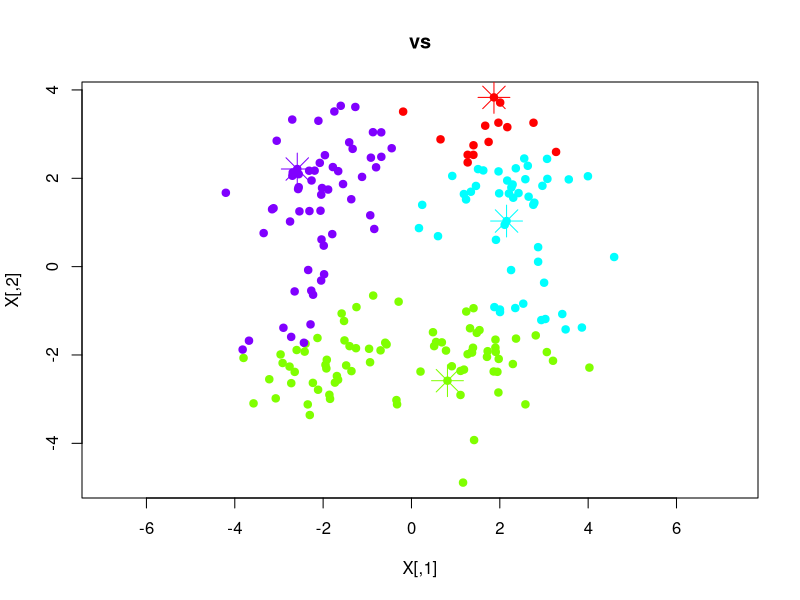
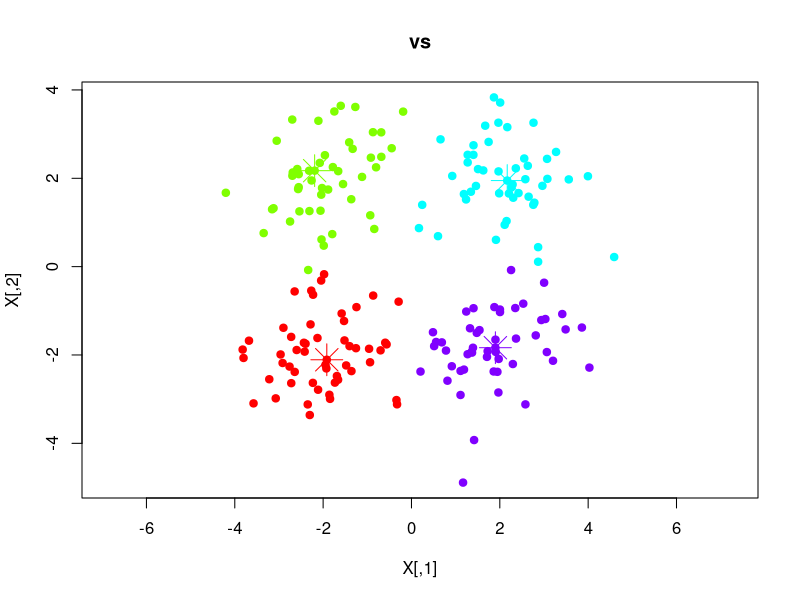
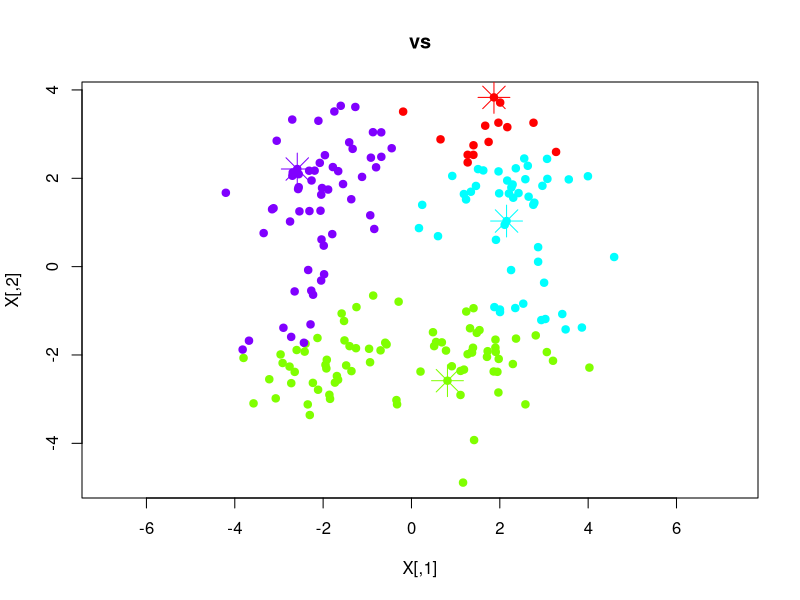
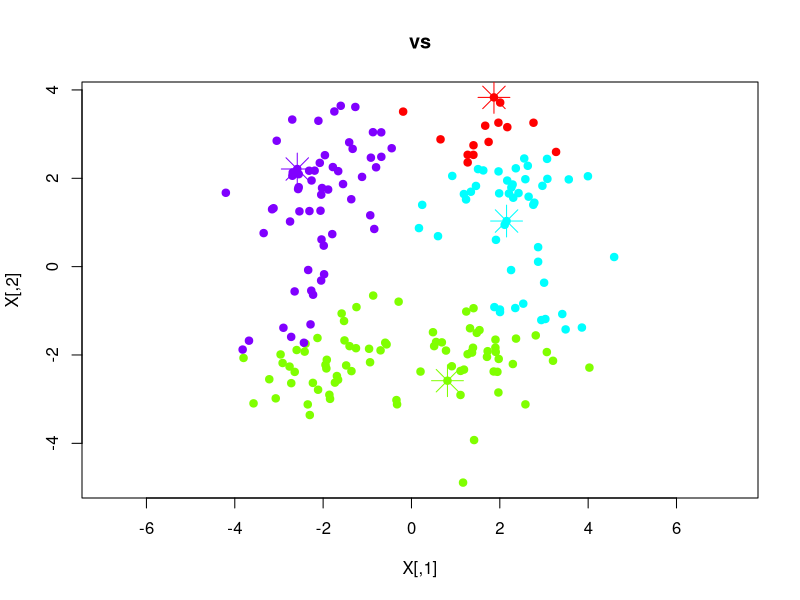
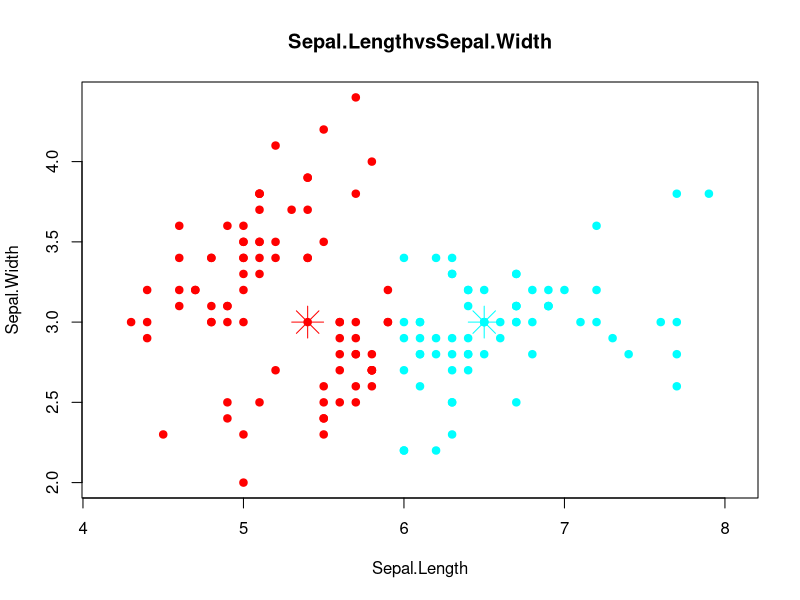
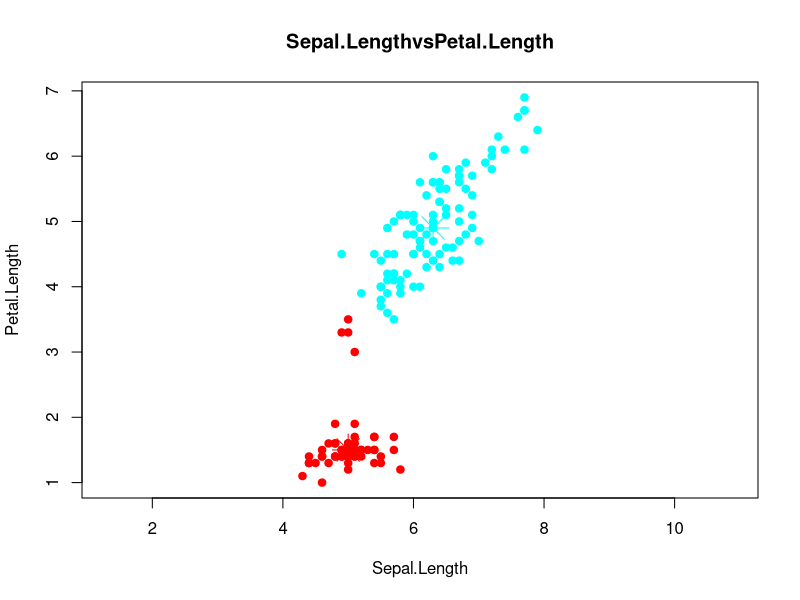
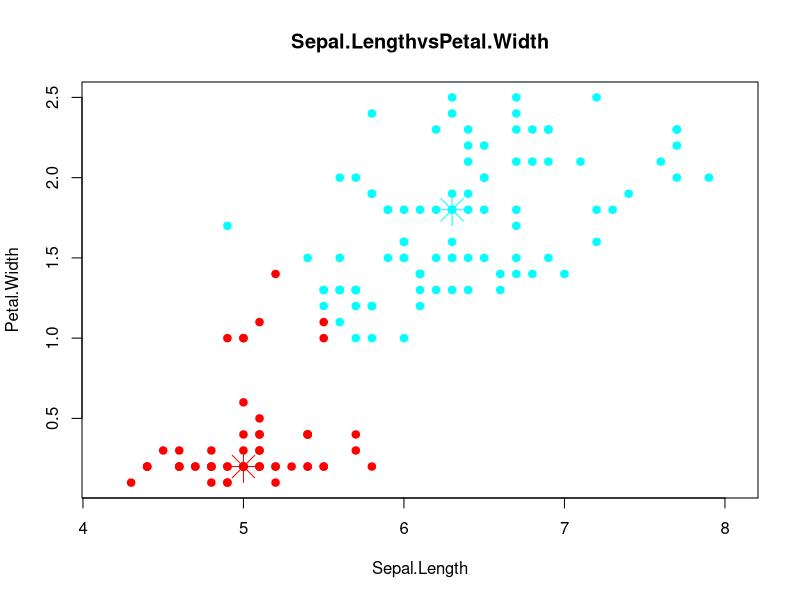
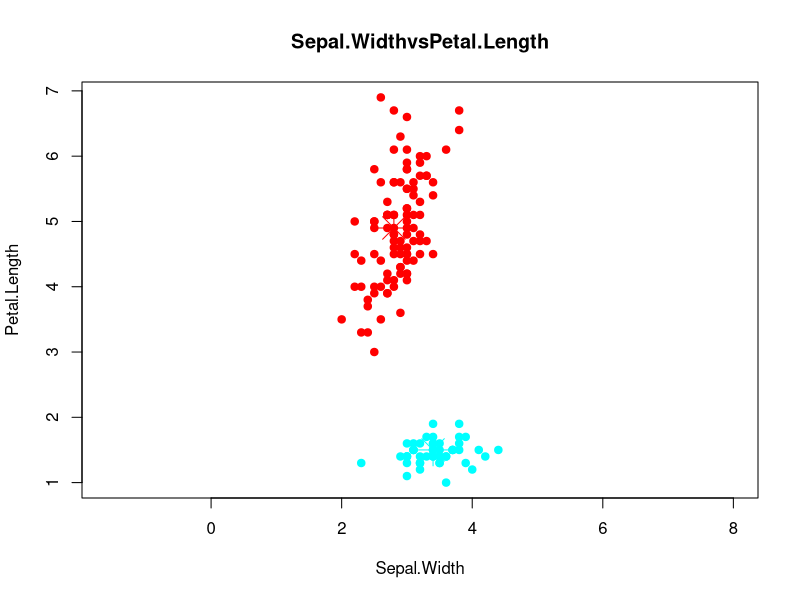

Write the R code that produced these figures, in order.
##############################################################################################################################
##############################################################################################################################
# Part I
##############################################################################################################################
##############################################################################################################################

# x and y are vectors (1 row, n columns)
dist_vect <- function(x, y) {
  distance <- sum(abs(x - y))
  return(distance)
}

# X is a matrix and y is a vector
# Basically applies dist_vect for every row of X and y to get a scalar value
# Then stores it in a vector
dist_mat <- function(X,y){
  V <- (apply(X, 1, dist_vect,y))
  return(V)
} 

# Vectorised version uses sweep function
dist_mat_fast <- function(X,y){
  D <- sweep(X, 2, y, "-")
  V <- rowSums(abs(D))
  return(V)
} 

# Demo test for dist_mat and dist_mat_fast
set.seed(414)
X <- matrix(rnorm(10, 3), 10, 3)
y <- rnorm(3)

dist_mat(X, y)
dist_mat_fast(X, y)


##############################################################################################################################
##############################################################################################################################
# Part II
##############################################################################################################################
##############################################################################################################################

# Set up variables: mainly
# n = number of rows
# X = matrix of 200x2 (original dataset)
# C = first 4 rows of X (cluster data)
set.seed(4184)
n <- 200
X <- matrix(rnorm(n*2, sample(c(-2, 2), n*2, replace = TRUE), 1), n, 2)

k <- 4
id_C <- 1:k
C <- X[id_C, ]

# find_nearest takes Matrix X (original dataset) and C (cluster center)
find_nearest <- function(X, C) {
  # cl contains information about the points in each cluster
  # It is a list of 4 vectors, where each index stands for the cluster number
  # and they contain the indices of its clusters
  cl <- vector("list", nrow(C)) 
  
  M <- X[1:nrow(X), ]
  
  # dists is a matrix (200x4) where each row represents the indices of matrix X 
  # and each column represents the distance from the center cluster to the index in X
  dists <- apply(C, 1, function(row) dist_mat(M, row))
  
  # row_mins gets the cluster center that has the closest distance
  row_mins <- apply(dists, 1, which.min)
  
  # indices contains the indices of the closest distance in X
  indices <- seq_along(row_mins)
  cl <- split(indices, row_mins)
  
  return(cl)
}


# Calculates the total distance of data points from their cluster centers
dist_tot <- function(X, C, cl) {
  dtot <- 0
  
  # For loop over each cluster
  for (j in seq_along(cl)) {
    # Indices of data points in cluster j
    cluster_indices <- cl[[j]]  
    # The center for cluster j
    cluster_center <- C[j, ]    
    
    # Sum distances of all points in this cluster to the cluster center
    for (i in cluster_indices) {
      dtot <- dtot + dist_vect(X[i, ], cluster_center)
    }
  }
  return(dtot)
}

plot_clustering <- function(X, C, cl) {
  # Define the limits of the plot
  x_limits <- c(min(X[, 1]), max(X[, 1]))
  y_limits <- c(min(X[, 2]), max(X[, 2]))
  
  # Set up the plot with defined limits and no points initially (type = "n")
  plot(X, type = "n", xlab = colnames(table)[1], ylab = colnames(table)[2], main = paste0(colnames(table)[1], "vs", colnames(table)[2]),
       asp = 1, xlim = x_limits, ylim = y_limits)
  
  # Assign unique colors to each cluster
  colors <- rainbow(length(cl))
  
  # Plot each cluster with a different color
  for (i in 1:length(cl)) {
    # Draw the cluster center first (as a larger point)
    points(C[i, 1], C[i, 2], col = colors[i], pch = 8, cex = 3)
    
    # Draw each point assigned to the cluster
    points(X[cl[[i]], 1], X[cl[[i]], 2], col = colors[i], pch = 19)
  }
}

cl <- find_nearest(X,C)
plot_clustering(X, C, cl)
png("./points.png", width = 500, height = 500)
#create the plot
plot_clustering(X, C, cl)
#close the file
dev.off()

##############################################################################################################################
##############################################################################################################################
# Part III
##############################################################################################################################
##############################################################################################################################
# How it basically works:
# FIND THE POINT CLOSEST TO THE CENTER IN EACH CLUSTER 
# WHICHEVER HAS THE LOWEST DISTANCE OUT OF EACH CLUSTER, IS THE NEW CENTER
# MAKE NEW MATRIX C WITH THE NEW CENTERS
# RERUN max_iter TIMES
clu_algo <- function(X, k, max_iter) {
  # Get random center clusters
  random_indices <- sample(nrow(X), k, replace = FALSE)
  C <- X[random_indices, ]

  # initialise the first C and cl
  C_min <- C
  cl_min <- find_nearest(X, C)
  cost_min <- Inf
  
  # Initialise values if costs have a convergence
  tol <- 1e-10
  converged <- FALSE

  # For loop to adjust the centers
  for (iter in 1:max_iter) {
    # check for each cluster
    for (i in 1:k) {
      # Get the points assigned to the current cluster
      cluster_indices <- cl_min[[i]]
      cluster_points <- X[cluster_indices, ]

      # Calculate the sum of distances from each point to all other points in the cluster
      distances <- apply(cluster_points, 1, function(point) sum(dist_mat_fast(cluster_points, point)))

      # Find the index of the point that is closest (minimum distance)
      min_idx <- which.min(distances)
      
      # Get the x,y coordinates of the center
      center <- cluster_points[min_idx, ]

      # Make a temporary copy to compare distances without changing the main C
      C_temp <- C_min
      
      # Set the row of the C matrix to the point that minimises the distances
      C_temp[i, ] <- center

      # Assign points to the new cluster centers
      cl_temp <- find_nearest(X, C_temp)
      
      # Calculate the cost
      cost <- dist_tot(X, C_temp, cl_temp)

      # Update if a better cluster assignment is found
      if (cost < cost_min) {
        C_min <- C_temp
        cl_min <- cl_temp
        # Check if cost has converged to find the best solution
        # Skip the first iteration
        if (k != 1){
          if (abs(cost_min-cost)<tol){
            converged <- TRUE
          }
        }
        cost_min <- cost
      }
      

    }
    if (converged == TRUE) {
      return(list(C_min, cl_min, cost_min))
    }
  }
  return(list(C_min, cl_min, cost_min))
}

final_list <- clu_algo(X,4,50)
C_min <- final_list[[1]]
cl_min <- final_list[[2]]
cost_min <- final_list[[3]]
plot_clustering(X, C_min, cl_min)

png("./clust.png", width = 500, height = 500)
#create the plot
plot_clustering(X, C, cl)
#close the file
dev.off()

##############################################################################################################################
##############################################################################################################################
# Part IV
##############################################################################################################################
##############################################################################################################################

par(mfrow = c(2, 3))
data("iris")

# Create list of vectors that contains the matrix of each unique pair
my_list = vector("list", 0)
idx <- 1
for (i in 1:4){
  for (j in (i+1):4){
    # 
    a <- iris[i]
    b <- iris[j]
    M <- cbind(a,b)
    my_list[[idx]] <- M
    idx <- idx + 1
  }
}

png("./iris.png", width = 500, height = 500)
#create the plot
for (i in 1:6){
  table <- my_list[[i]]
  final_list <- clu_algo(table,2,10)
  C_min <- final_list[[1]]
  cl_min <- final_list[[2]]
  cost_min <- final_list[[3]]
  plot_clustering(table, C_min, cl_min)
}
#close the file
dev.off()
